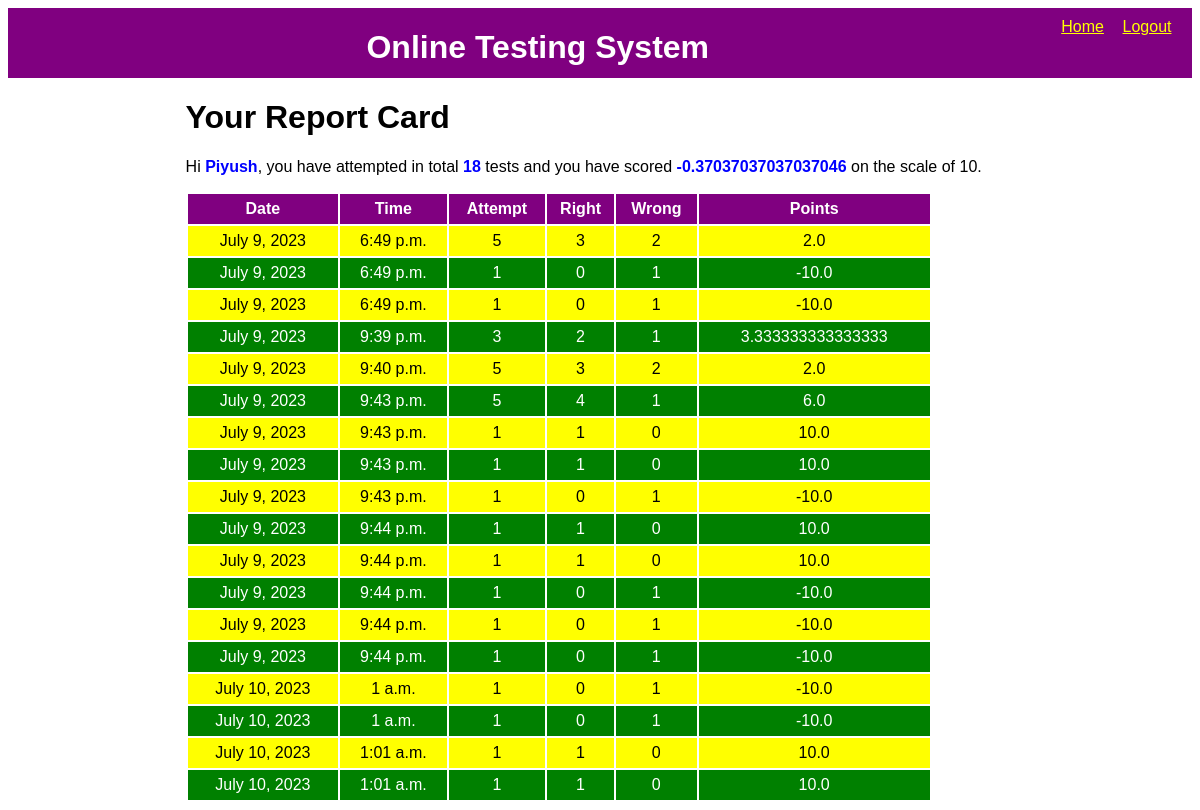
The app's page /OTS/test-history (signed in) with its own data.
### OTS/models.py (models this page shows)
class Candidate(models.Model):
    username = models.CharField(primary_key=True, max_length=20)
    password = models.CharField(null=False, max_length=20)
    name = models.CharField(null=False, max_length=30)
    test_attempt = models.IntegerField(default=0)
    points = models.FloatField(default=0.0)

class Result(models.Model):
    resultid = models.BigAutoField(primary_key=True, auto_created=True)
    username = models.ForeignKey(Candidate, on_delete=models.CASCADE)
    date = models.DateField(auto_now=True)
    time = models.TimeField(auto_now=True)
    attempt = models.IntegerField()
    right = models.IntegerField()
    wrong = models.IntegerField()
    points = models.FloatField()

### OTS/views.py (the view)
# urls.py: path('test-history', TestResultHistory, name = 'testHistory'),
def TestResultHistory(request):
    if 'name' not in request.session.keys():
        res = HttpResponseRedirect("login")
    candidate = Candidate.objects.filter(username = request.session['username'])
    result = Result.objects.filter(username_id = candidate[0].username)
    context = {'candidate':candidate[0], 'result':result}
    res = render(request, 'candidate_history.html', context)
    return res

### OTS/templates/candidate_history.html (shortened to what this page needs)
{% extends 'main.html' %}
{% block top %}
<a href="{% url 'OTS:home' %}">Home</a>
<a href="{% url 'OTS:logout' %}">Logout</a>
{%endblock%}
{% block content %}
<h1>Your Report Card</h1>
<p>Hi <span class="special">{{candidate.name}}</span>,
    you have attempted in total <span class="special">{{candidate.test_attempt}}</span> tests and you have scored <span class="special">{{candidate.points}}</span>
     on the scale of 10.</p>
    <table>
       <tr>
        <th>Date</th>
        <th>Time</th>
        <th>Attempt</th>
        <th>Right</th>
        <th>Wrong</th>
        <th>Points</th>
    </tr>
    {% for r in result %}
    <tr>
        <td>{{r.date}}</td>
        <td>{{r.time}}</td>
        <td>{{r.attempt}}</td>
        <td>{{r.right}}</td>
        <td>{{r.wrong}}</td>
        <td>{{r.points}}</td>
    </tr>
    {% endfor %}
</table>
{% endblock %}

### OTS/static/theme.css (style rules this page uses)
* { font-family: 'Gill Sans', 'Gill Sans MT', Calibri, 'Trebuchet MS', sans-serif; }
.top div.menu a { color:yellow; display: inline-block; min-width: 50px; margin-right: 10px; transition: 0.5s; }
table { width:90%; }
table tr:nth-child(odd) { background-color: green; color:white; height: 30px; }
table tr:nth-child(even) { background-color: yellow; height: 30px; }
table tr:first-child { background-color: purple; }
table td { text-align:center; }
span.special { color:blue; font-weight: bold; }

### records on screen
Candidate: name "Piyush", test_attempt "18", points "-0.37037037037037046"
Result: date "July 9, 2023", time "6:49 p.m.", attempt "5", right "3", wrong "2", points "2.0"
Result: date "July 9, 2023", time "6:49 p.m.", attempt "1", right "0", wrong "1", points "-10.0"
Result: date "July 9, 2023", time "6:49 p.m.", attempt "1", right "0", wrong "1", points "-10.0"
Result: date "July 9, 2023", time "9:39 p.m.", attempt "3", right "2", wrong "1", points "3.333333333333333"
Result: date "July 9, 2023", time "9:40 p.m.", attempt "5", right "3", wrong "2", points "2.0"
Result: date "July 9, 2023", time "9:43 p.m.", attempt "5", right "4", wrong "1", points "6.0"
Result: date "July 9, 2023", time "9:43 p.m.", attempt "1", right "1", wrong "0", points "10.0"
Result: date "July 9, 2023", time "9:43 p.m.", attempt "1", right "1", wrong "0", points "10.0"
Result: date "July 9, 2023", time "9:43 p.m.", attempt "1", right "0", wrong "1", points "-10.0"
Result: date "July 9, 2023", time "9:44 p.m.", attempt "1", right "1", wrong "0", points "10.0"
Result: date "July 9, 2023", time "9:44 p.m.", attempt "1", right "1", wrong "0", points "10.0"
Result: date "July 9, 2023", time "9:44 p.m.", attempt "1", right "0", wrong "1", points "-10.0"
Result: date "July 9, 2023", time "9:44 p.m.", attempt "1", right "0", wrong "1", points "-10.0"
Result: date "July 9, 2023", time "9:44 p.m.", attempt "1", right "0", wrong "1", points "-10.0"
Result: date "July 10, 2023", time "1 a.m.", attempt "1", right "0", wrong "1", points "-10.0"
Result: date "July 10, 2023", time "1 a.m.", attempt "1", right "0", wrong "1", points "-10.0"
Result: date "July 10, 2023", time "1:01 a.m.", attempt "1", right "1", wrong "0", points "10.0"
Result: date "July 10, 2023", time "1:01 a.m.", attempt "1", right "1", wrong "0", points "10.0"
